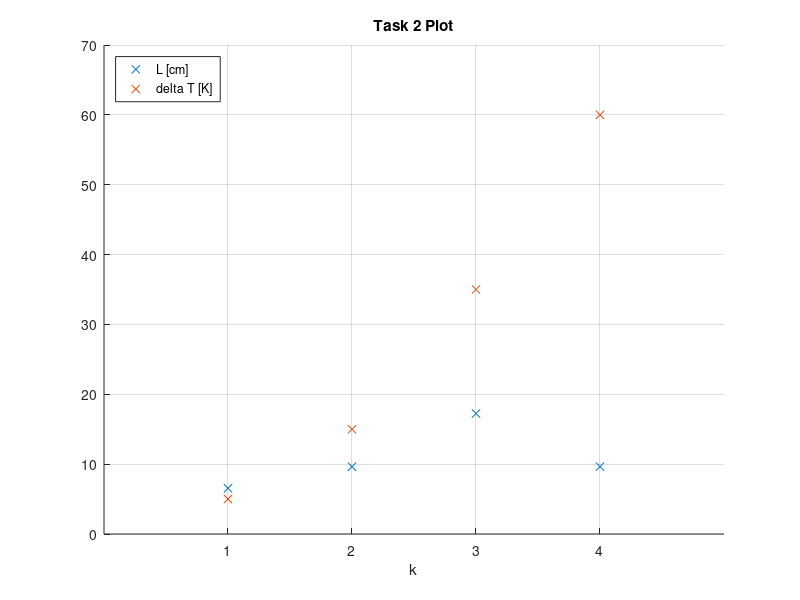

MATLAB code for this plot:
clc;
close all;
clear variables;

%Plotting the Data according to Task a)
delta_T = [5 15 35 60];
L = [6.55 9.63 17.24 9.64];
k = [1 2 3 4];

hold on
plot(k, L, 'x');
plot(k, delta_T,'x');

axis([0 5 0 70]);
xticks([1 2 3 4]);

title('Task 2 Plot');
legend('L [cm]', 'delta T [K]', 'Location', 'Northwest');
xlabel('k');
grid on

%Calculating the Estimates

%-L=


